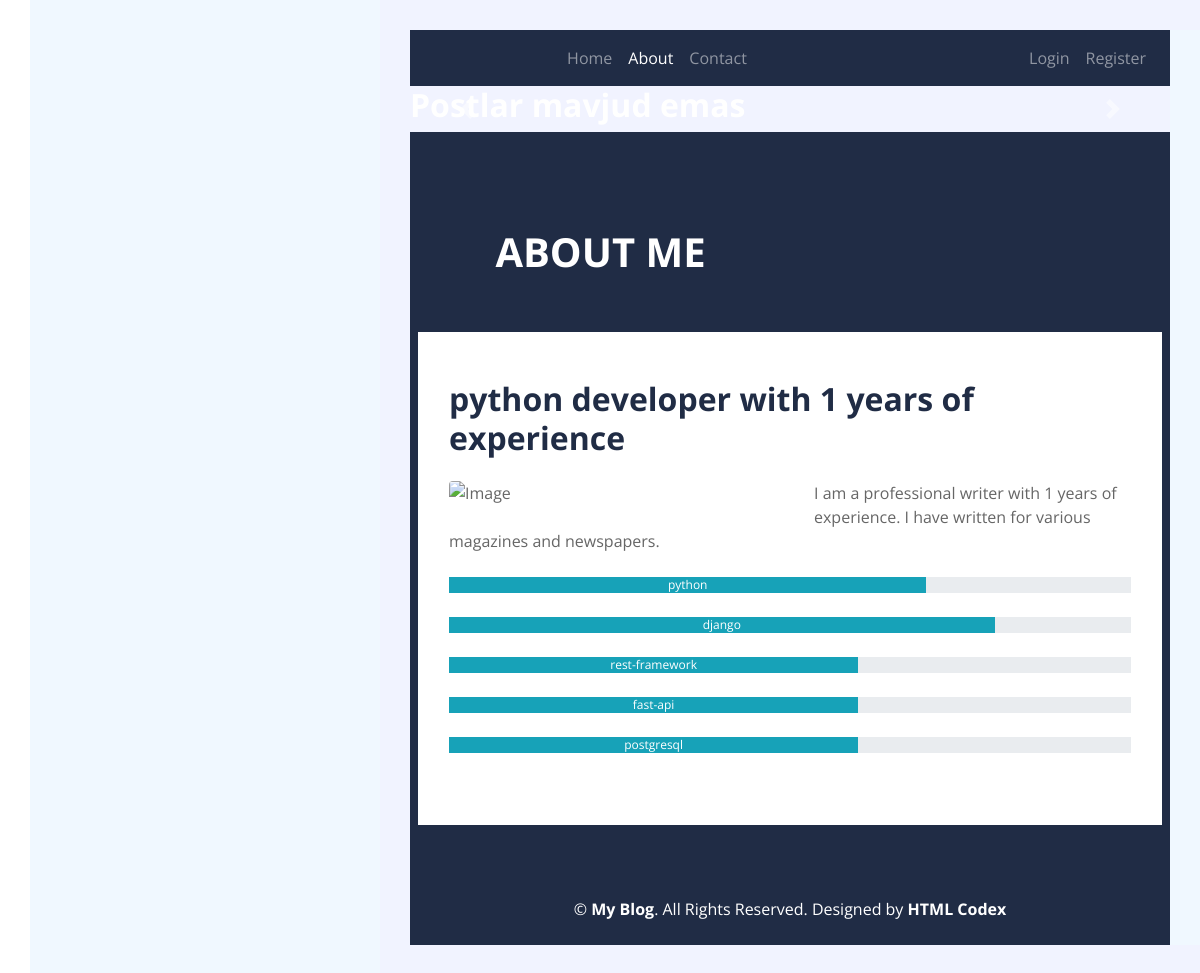
The page /about/ on the database its author committed.
### skillapp/models.py (models this page shows, shortened)
class Skill(models.Model):
    name = models.CharField(max_length=100)
    degree = models.CharField(max_length=3)
    created_on = models.DateTimeField(auto_now_add=True)

### postapp/views.py (the view)
# urls.py: path('about/', views.about, name='about_me')
def about(request):
    template_name = 'postapp/about.html'
    skills = Skill.objects.all()
    context = {
        'skills': skills
    }
    return render(request=request, template_name=template_name, context=context)

### templates/postapp/about.html
{% extends 'base.html' %}
{% load static %}
{% block content %}
            <div class="container py-5 px-2 bg-secondary">
                <div class="row py-5 px-2">
                    <div class="col-sm-6 text-center text-md-left">
                        <h1 class="text-white text-center text-uppercase font-weight-bold">About Me</h1>
                    </div>
                </div>
                <div class="container bg-white pt-5">
                <div class="row px-3 pb-5">
                    <div class="col-md-12">
                        <h2 class="mb-4 font-weight-bold">python developer with 1 years of experience</h2>
                        <img class="img-fluid float-left w-50 mr-4 mb-3 rounded" src="{% static 'images/alexander.jpg' %}" alt="Image">
                        <p class="m-0">
                            I am a professional writer with 1 years of experience. I have written for various magazines and newspapers.
                        </p>
                    </div>
                    <div class="col-md-12 pt-4">
                        <div class="d-flex flex-column skills">
                            {% for skill in skills %}
                            <div class="progress w-100 mb-4">
                                <div class="progress-bar bg-info" role="progressbar" aria-valuenow="{{ skill.degree }}" aria-valuemin="0" aria-valuemax="90">{{ skill.name }}</div>
                            </div>
                            {% endfor %}
                        </div>
                    </div>
                </div>
            </div>
            </div>
{% endblock content %}

### rows shown on the page
Skill: {{ skill.degree }} 70 (drawn), name "python"
Skill: {{ skill.degree }} 80 (drawn), name "django"
Skill: {{ skill.degree }} 60 (drawn), name "rest-framework"
Skill: {{ skill.degree }} 60 (drawn), name "fast-api"
Skill: {{ skill.degree }} 60 (drawn), name "postgresql"
